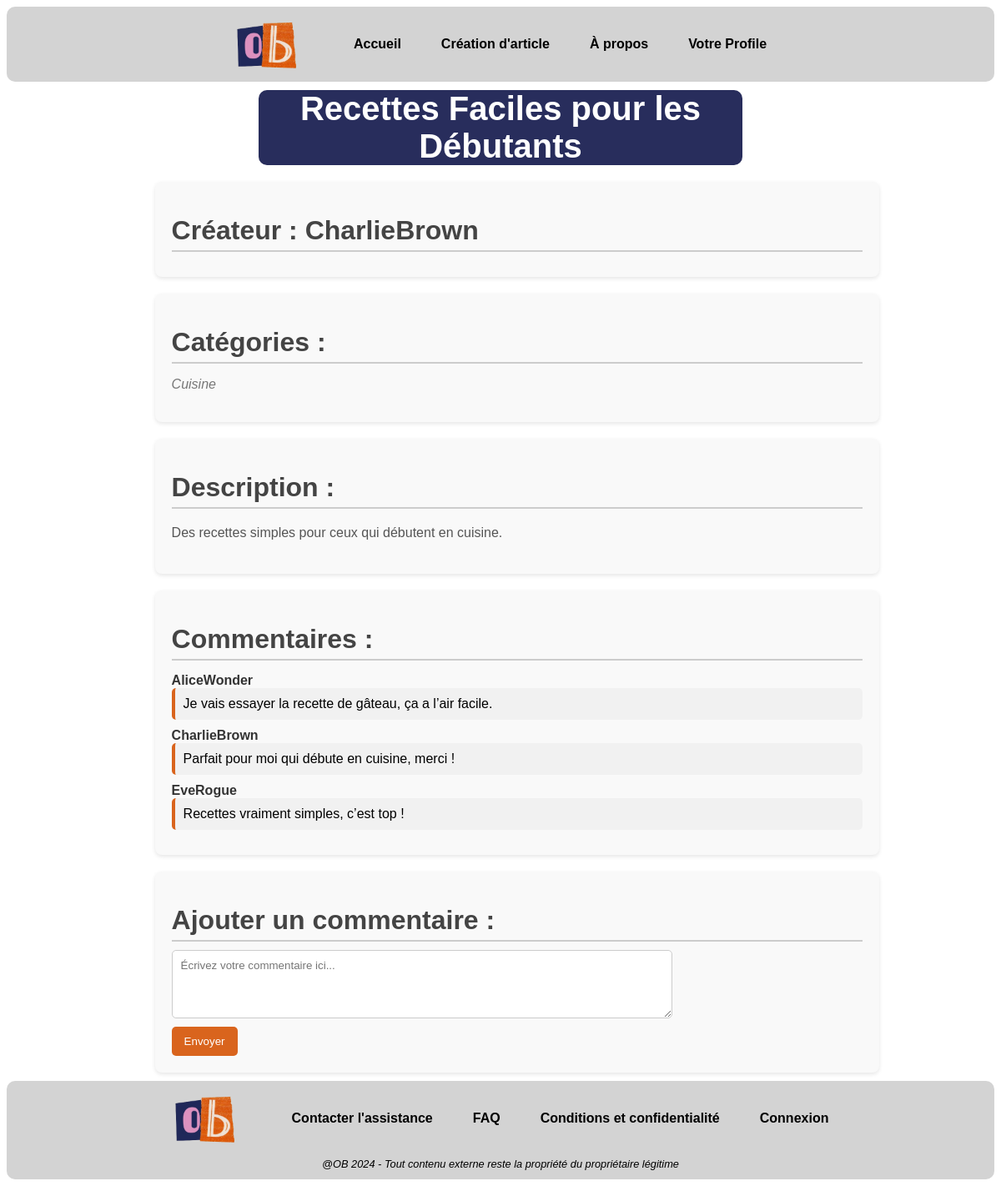
The app's page /afficherArticle.php?id=3 (signed in) with its own data.
### tables this page shows
CREATE TABLE IF NOT EXISTS `article` (
  `id` int NOT NULL AUTO_INCREMENT COMMENT 'Identifiant unique de l''article.',
  `titre` varchar(250) NOT NULL COMMENT 'Titre de l''article.',
  `description` varchar(2000) NOT NULL COMMENT 'Contenu ou résumé de l''article.',
  `fk_pseudo` varchar(50) NOT NULL COMMENT 'Clé étrangère vers le pseudo de la table User.',
  PRIMARY KEY (`id`)
);

CREATE TABLE IF NOT EXISTS `utilisateur` (
  `id` int NOT NULL AUTO_INCREMENT,
  `pseudo` varchar(50) NOT NULL,
  `email` varchar(100) NOT NULL,
  `motDePasse` varchar(100) NOT NULL,
  `dateCreation` datetime NOT NULL DEFAULT CURRENT_TIMESTAMP,
  PRIMARY KEY (`id`)
);

CREATE TABLE IF NOT EXISTS `commentaire` (
  `id` int NOT NULL AUTO_INCREMENT COMMENT 'Identifiant unique du commentaire.',
  `description` varchar(2000) NOT NULL COMMENT 'Contenu du commentaire.',
  `fk_pseudo` varchar(50) NOT NULL COMMENT 'Clé étrangère vers le pseudo de la table User.',
  PRIMARY KEY (`id`)
);

### afficherArticle.php (the view, shortened to what this page needs)
<?php
include "pagesOutils/connDB.php";
$titre = '';
$description = '';
$pseudoCreateur = '';
$listeCategories = '';
$listeCommentaires = '';
if (isset($_GET['id'])) {
    $idArticle = $_GET['id'];
    $sql = "SELECT titre, description, fk_pseudo FROM article WHERE id=?";
    $stmt = $conn->prepare($sql);
    $stmt->bind_param("i", $idArticle);
    $stmt->execute();
    $result = $stmt->get_result();
    if ($result->num_rows > 0) {
        $row = $result->fetch_assoc();
        $titre = $row['titre'];
        $description = $row['description'];
        $pseudoCreateur = $row['fk_pseudo'];
    }
    $sqlCategories = "SELECT c.nom FROM categorie AS c
                      JOIN article_categorie AS ac ON c.id = ac.categorie_id
                      WHERE ac.article_id = ?";
    $stmtCategories = $conn->prepare($sqlCategories);
    $stmtCategories->bind_param("i", $idArticle);
    $stmtCategories->execute();
    $resultCategories = $stmtCategories->get_result();
    $categories = [];
    while ($rowCat = $resultCategories->fetch_assoc()) {
        $categories[] = $rowCat['nom'];
    }
    $listeCategories = implode(", ", $categories);
    $sqlCommentaires = "SELECT com.description, u.pseudo FROM commentaire AS com
                        JOIN article_commentaire AS ac ON com.id = ac.commentaire_id
                        JOIN utilisateur AS u ON com.fk_pseudo = u.pseudo
                        WHERE ac.article_id = ?";
    $stmtCommentaires = $conn->prepare($sqlCommentaires);
    $stmtCommentaires->bind_param("i", $idArticle);
    $stmtCommentaires->execute();
    $resultCommentaires = $stmtCommentaires->get_result();
    $commentaires = [];
    while ($rowComm = $resultCommentaires->fetch_assoc()) {
        $commentaires[] = "<pseudo>" . htmlspecialchars($rowComm['pseudo']) . "</pseudo> <commentaire>" . htmlspecialchars($rowComm['description']) . "</commentaire>";
    }
    $listeCommentaires = implode("", $commentaires);
}
?>
<html>
<head>
    <link rel="stylesheet" href="afficherArticle.css">
</head>
<?php include 'pagesOutils/header.php'; ?>
<body>
<main>
    <h1><?php echo htmlspecialchars($titre); ?></h1>
    <section>
    <h2>Créateur : <span class="pseudo"><?php echo htmlspecialchars($pseudoCreateur); ?></span></h2>
    </section>
    <section>
    <h2>Catégories : </h2>
    <p class="categories"><?php echo htmlspecialchars($listeCategories); ?></p>
    </section>
    <section>
    <h2>Description : </h2>
    <p class="description"><?php echo nl2br(htmlspecialchars($description)); ?></p>
    </section>
    <section>
    <h2>Commentaires : </h2>
    <div class="commentaires">
        <?php echo $listeCommentaires; ?>
    </div>
    </section>
    <section>
    <h2>Ajouter un commentaire :</h2>
    <form method="POST" class="comment-form">
        <textarea name="commentaire" rows="4" required placeholder="Écrivez votre commentaire ici..."></textarea>
        <button type="submit">Envoyer</button>
    </form>
    </section>
</main>
</body>
<?php include 'pagesOutils/footer.php'; ?>
</html>

### afficherArticle.css (style rules this page uses)
body main { display: flex; flex-direction: column; justify-content: space-between; min-height: 100vh; margin: 0 auto; width: 70%; font-family: "Century Gothic", sans-serif; }
.commentaires { margin-top: 15px; }
commentaire { display: block; margin-bottom: 10px; padding: 10px; background-color: #f1f1f1; border-left: 4px solid #d9641d; border-radius: 5px; }
pseudo { font-weight: bold; color: #333; }
.categories { font-style: italic; color: #777; }
.description { color: #555; line-height: 1.6; }
.comment-form { width: 100%; max-width: 600px; margin: 0; padding: 0; }
.comment-form textarea { width: 100%; font-family: "Century Gothic", sans-serif; padding: 10px; margin-bottom: 10px; border-radius: 5px; border: 1px solid #ccc; }
.comment-form button { font-family: "Century Gothic", sans-serif; padding: 10px 15px; border-radius: 5px; background-color: #d9641d; color: white; border: none; cursor: pointer; transition: background-color 0.3s; }
section { width: 100%; margin: 10px auto; background-color: #f9f9f9; border-radius: 8px; box-shadow: 0 2px 5px rgba(0, 0, 0, 0.1); padding: 20px; }
h1 { font-size: 2.5em; color: white; font-family: "Century Gothic", sans-serif; text-align: center; margin : 10px auto ; font-weight: bold; border-radius: 10px; background-color: #282d5c; width: 70%; }
h2 { font-size: 2em; font-family: "Century Gothic", sans-serif; color: #444; margin-top: 20px; margin-bottom: 10px; border-bottom: 2px solid #ccc; padding-bottom: 5px; transition: color 0.3s ease, transform 0.3s ease; }

### records on screen
article: titre "Recettes Faciles pour les Débutants", fk_pseudo "CharlieBrown", description "Des recettes simples pour ceux qui débutent en cuisine."
utilisateur: pseudo "AliceWonder"
commentaire: description "Je vais essayer la recette de gâteau, ça a l’air facile."
utilisateur: pseudo "CharlieBrown"
commentaire: description "Parfait pour moi qui débute en cuisine, merci !"
utilisateur: pseudo "EveRogue"
commentaire: description "Recettes vraiment simples, c’est top !"

### other values on screen
$listeCategories "Cuisine"
